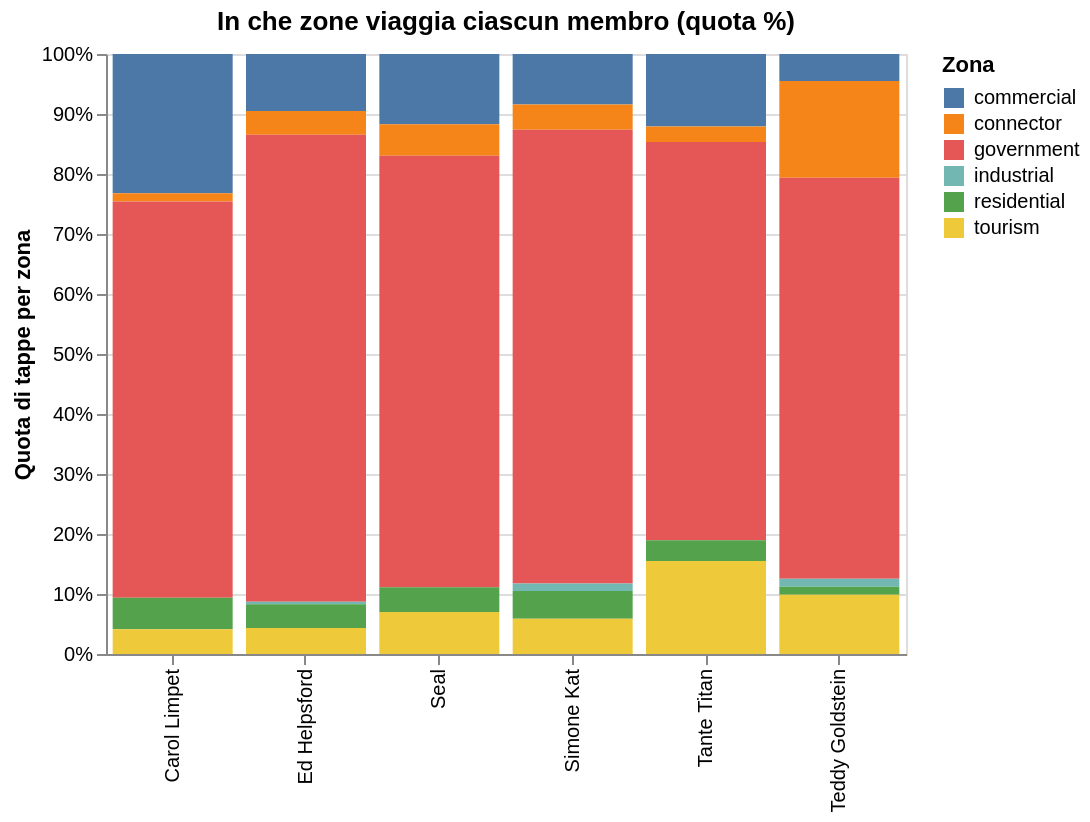

The notebook cell this image was saved under:
### Code cell
zone_counts = stops_full.groupby(["person_id", "zone"]).size().reset_index(name="n_tappe")

chart = alt.Chart(zone_counts).mark_bar().encode(
    x=alt.X("person_id:N", title=None),
    y=alt.Y("n_tappe:Q", stack="normalize", title="Quota di tappe per zona"),
    color=alt.Color("zone:N", title="Zona"),
    tooltip=["person_id", "zone", "n_tappe"],
).properties(width=400, height=300, title="In che zone viaggia ciascun membro (quota %)")
chart

### Figure 1 — Vega-Lite specification as saved in the notebook (floating-point values rounded to 4 significant figures)
{"config": {"view": {"continuousWidth": 300, "continuousHeight": 300}}, "data": {"name": "data-ab73744d8a0fbfdd64835e67bb3dfc59"}, "mark": {"type": "bar"}, "encoding": {"color": {"field": "zone", "title": "Zona", "type": "nominal"}, "tooltip": [{"field": "person_id", "type": "nominal"}, {"field": "zone", "type": "nominal"}, {"field": "n_tappe", "type": "quantitative"}], "x": {"field": "person_id", "title": null, "type": "nominal"}, "y": {"field": "n_tappe", "stack": "normalize", "title": "Quota di tappe per zona", "type": "quantitative"}}, "height": 300, "title": "In che zone viaggia ciascun membro (quota %)", "width": 400, "$schema": "https://vega.github.io/schema/vega-lite/v6.1.0.json", "datasets": {"data-ab73744d8a0fbfdd64835e67bb3dfc59": [{"person_id": "Carol Limpet", "zone": "commercial", "n_tappe": 84}, {"person_id": "Carol Limpet", "zone": "connector", "n_tappe": 5}, {"person_id": "Carol Limpet", "zone": "government", "n_tappe": 239}, {"person_id": "Carol Limpet", "zone": "residential", "n_tappe": 19}, {"person_id": "Carol Limpet", "zone": "tourism", "n_tappe": 15}, {"person_id": "Ed Helpsford", "zone": "commercial", "n_tappe": 24}, {"person_id": "Ed Helpsford", "zone": "connector", "n_tappe": 10}, {"person_id": "Ed Helpsford", "zone": "government", "n_tappe": 197}, {"person_id": "Ed Helpsford", "zone": "industrial", "n_tappe": 1}, {"person_id": "Ed Helpsford", "zone": "residential", "n_tappe": 10}, {"person_id": "Ed Helpsford", "zone": "tourism", "n_tappe": 11}, {"person_id": "Seal", "zone": "commercial", "n_tappe": 20}, {"person_id": "Seal", "zone": "connector", "n_tappe": 9}, {"person_id": "Seal", "zone": "government", "n_tappe": 123}, {"person_id": "Seal", "zone": "residential", "n_tappe": 7}, {"person_id": "Seal", "zone": "tourism", "n_tappe": 12}, {"person_id": "Simone Kat", "zone": "commercial", "n_tappe": 20}, {"person_id": "Simone Kat", "zone": "connector", "n_tappe": 10}, {"person_id": "Simone Kat", "zone": "government", "n_tappe": 180}, {"person_id": "Simone Kat", "zone": "industrial", "n_tappe": 3}, {"person_id": "Simone Kat", "zone": "residential", "n_tappe": 11}, {"person_id": "Simone Kat", "zone": "tourism", "n_tappe": 14}, {"person_id": "Tante Titan", "zone": "commercial", "n_tappe": 14}, {"person_id": "Tante Titan", "zone": "connector", "n_tappe": 3}, {"person_id": "Tante Titan", "zone": "government", "n_tappe": 77}, {"person_id": "Tante Titan", "zone": "residential", "n_tappe": 4}, {"person_id": "Tante Titan", "zone": "tourism", "n_tappe": 18}, {"person_id": "Teddy Goldstein", "zone": "commercial", "n_tappe": 10}, {"person_id": "Teddy Goldstein", "zone": "connector", "n_tappe": 36}, {"person_id": "Teddy Goldstein", "zone": "government", "n_tappe": 149}, {"person_id": "Teddy Goldstein", "zone": "industrial", "n_tappe": 3}, {"person_id": "Teddy Goldstein", "zone": "residential", "n_tappe": 3}, {"person_id": "Teddy Goldstein", "zone": "tourism", "n_tappe": 22}]}}
